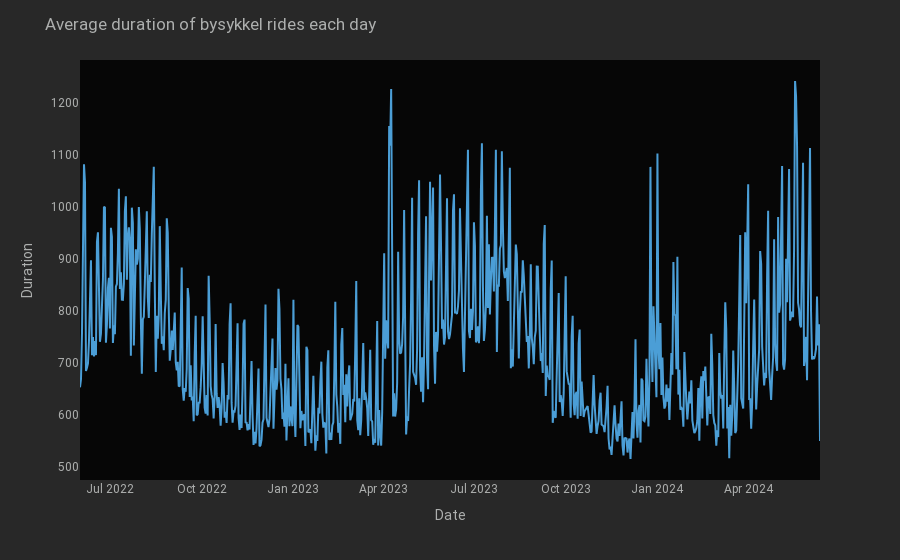

Notebook cell for this chart:
### Code cell
load_figure_template('CYBORG')
fig_duration = px.line(
    avg_duration,
    x = 'started_at',
    y = 'duration',
)
fig_duration.update_layout(
    title = 'Average duration of bysykkel rides each day',
    yaxis_title = "Duration",
    xaxis_title = "Date",
    xaxis=dict(showgrid=False),  # Remove x-axis gridlines
    yaxis=dict(showgrid=False)  # Remove y-axis gridlines
)

### Figure 1 — Plotly figure (JSON) as saved in the notebook; plotly's stock layout.template omitted (floating-point values rounded to 4 significant figures; data arrays with more than 128 entries replaced by an {"elided": "..."} marker saying what was removed)
{"data": [{"hovertemplate": "started_at=%{x}<br>duration=%{y}<extra></extra>", "legendgroup": "", "line": {"color": "#4b9ed6", "dash": "solid"}, "marker": {"symbol": "circle"}, "mode": "lines", "name": "", "orientation": "v", "showlegend": false, "type": "scatter", "x": {"elided": "743 str values"}, "xaxis": "x", "y": {"elided": "743 float values"}, "yaxis": "y"}], "layout": {"autosize": true, "legend": {"tracegroupgap": 0}, "margin": {"t": 60}, "title": {"text": "Average duration of bysykkel rides each day"}, "xaxis": {"anchor": "y", "autorange": true, "domain": [0, 1], "range": ["2022-06-01", "2024-06-12"], "showgrid": false, "title": {"text": "Date"}, "type": "date"}, "yaxis": {"anchor": "x", "autorange": true, "domain": [0, 1], "range": [475.2, 1283.0], "showgrid": false, "title": {"text": "Duration"}, "type": "linear"}}}
